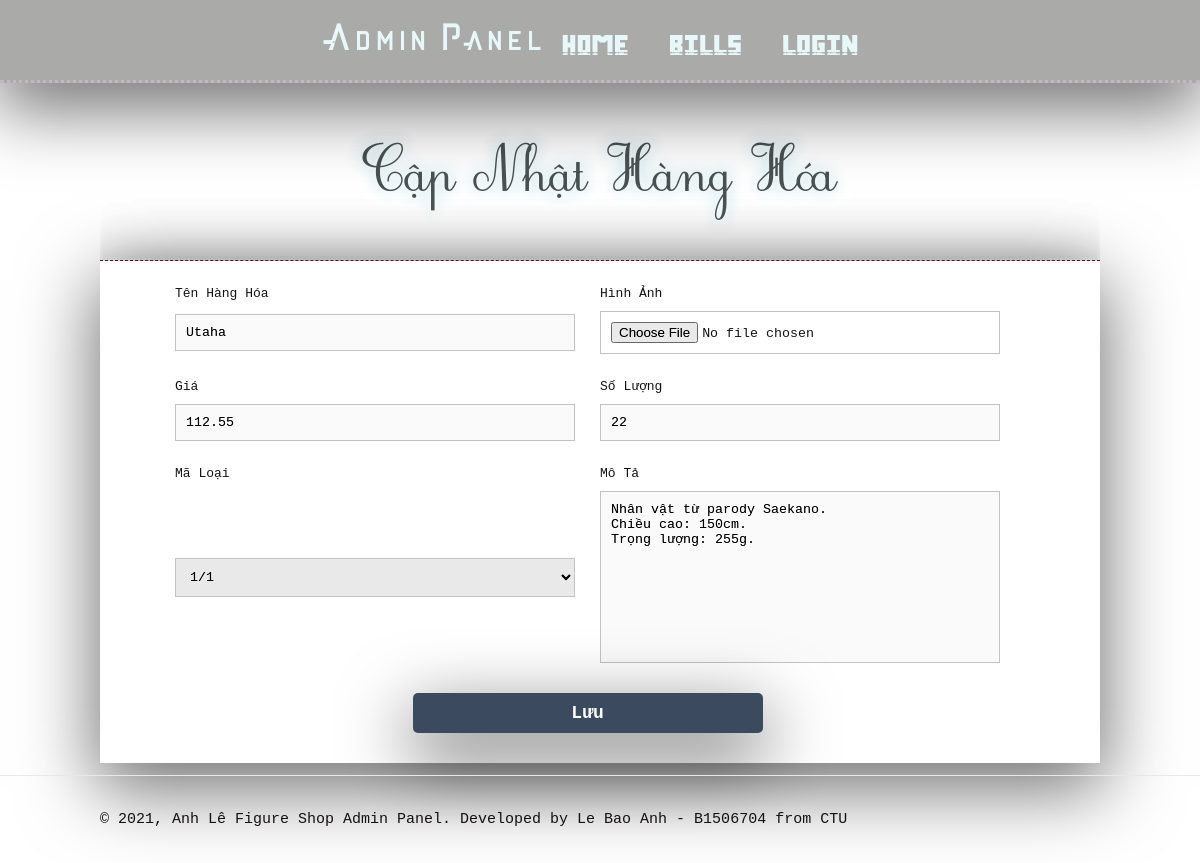
The app's page /cdu.php?u_mshh=1 with its own data.
### tables this page shows
CREATE TABLE `hanghoa` (
  `MSHH` int(6) UNSIGNED NOT NULL,
  `TenHH` varchar(50) NOT NULL,
  `HinhAnh` text DEFAULT NULL,
  `QuyCach` varchar(25) DEFAULT NULL,
  `Gia` decimal(7,2) DEFAULT NULL,
  `SoLuongHang` int(11) DEFAULT NULL,
  `MaLoaiHang` varchar(6) NOT NULL,
  `GhiChu` text DEFAULT NULL
);

### cdu.php (the view, shortened to what this page needs)
<?php
include "util.php";
$render_update_product_page = '';
if (isset($_GET['u_mshh'])) {
    $stmt = $pdo->prepare('SELECT DISTINCT * FROM hanghoa WHERE mshh = ?');
    $stmt->execute([$_GET['u_mshh']]);
    $product = $stmt->fetch(PDO::FETCH_ASSOC);
    $ten_hh= $product['TenHH'];
    $hinh_anh= $product['HinhAnh'];
    $gia= $product['Gia'];
    $so_luong= $product['SoLuongHang'];
    $ma_loai= $product['MaLoaiHang'];
    $mo_ta= $product['GhiChu'];
    $render_update_product_page = "
    <div class='update content-wrapper'>
        <h1>Cập Nhật Hàng Hóa</h1>
        <form method='post' enctype='multipart/form-data'>
            <label for='tenhh'>Tên Hàng Hóa</label>
            <label for='hinhanh'>Hình Ảnh</label>
            <input type='text' name='tenhh' value='$ten_hh' required autofocus>
            <input type='file' name='hinhanh' value='$hinh_anh' required>
            <label for='gia'>Giá</label>
            <label for='soluong'>Số Lượng</label>
            <input type='number' name='gia' value='$gia' required >
            <input type='number' name='soluong' value='$so_luong' required>
            <label for='maloai'>Mã Loại</label>
            <label for='mota'>Mô Tả</label>
            <select name='maloai' value='$ma_loai' required>
                <option value='1/1'>1/1</option>
                <option value='1/4'>1/4</option>
                <option value='1/7'>1/7</option>
                <option value='1/12'>1/12</option>
            </select>
            <textarea name='mota' rows='10' cols='30' required>$mo_ta</textarea>
            <div>
                <input type='submit' value='Lưu'>
            </div>
        </form>
    </div>
    ";
}
?>
<?=template_header("Quản Lý Hàng Hóa")?>
<?=$render_update_product_page?>
<?=template_footer()?>

### assets/css/admin_style.css (style rules this page uses)
* { box-sizing: border-box; -webkit-font-smoothing: antialiased; -moz-osx-font-smoothing: grayscale; }
html { height: 100%; scroll-behavior: smooth; }
body { position: relative; min-height: 100%; background: rgba(255, 255, 255, 0.986); filter: brightness(.9) contrast(1.2); color: #2b2828; margin: 0; overflow-y: auto; overflow-x: hidden; padding-bottom: 100px; }
h1, h2, h3, h4, h5 { color: #000000; }
.content-wrapper { padding-left: 100px; padding-right: 100px; margin: 0 auto; }
main .cart h1, main .update h1 { display: inline-block; margin: 0; width: 100%; font-family: Subtitle; font-size: 48px; color: #5b6464; text-shadow: 0 0 5px #fff, 0 0 10px #fff, 0 0 15px #9dd7e6; padding-bottom: 10px; padding-top: 10px; backdrop-filter: blur(2px); padding: 40px 0; text-align: center; border-bottom: 1px dashed #643030; }
main .update { width: 100%; font-family: monospace; }
main .update form { padding: 15px 0; display: flex; flex-flow: wrap; justify-content: center; align-items: center; font-family: monospace; box-shadow: rgba(0, 0, 0, 0.56) 0px 22px 70px 4px; }
main .update form label { display: inline-flex; width: 400px; padding: 10px 0; margin-right: 25px; }
main .update form input, main .update form select { padding: 10px; width: 400px; margin-right: 25px; margin-bottom: 15px; font-family: monospace; border: 1px solid #cccccc; }
main .update form textarea { padding: 10px; width: 400px; margin-right: 25px; margin-bottom: 15px; font-family: monospace; border: 1px solid #cccccc; resize: none; }
main .update form input[type="submit"] { display: block; font-weight: bold; cursor: pointer; margin-top: 15px; border: 0; background: #4e5c70; color: #FFFFFF; font-size: 18px; font-family: monospace; font-weight: bold; border-radius: 5px; text-align: center; width: 350px; box-shadow: rgba(0, 0, 0, 0.56) 0px 22px 70px 4px; transition: all 0.4s ease-in-out; }

### records on screen
hanghoa: tenhh "Utaha", gia "112.55", soluong "22", maloai "1/1", mota "Nhân vật từ parody Saekano. Chiều cao: 150cm. Trọng lượng: 255g."
